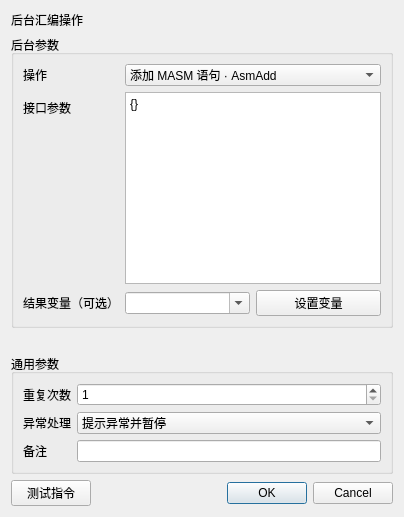
<?xml version="1.0" encoding="UTF-8"?><ui version="4.0"><class>InstructionEditor</class><widget class="QDialog" name="InstructionEditor"><layout class="QVBoxLayout" name="rootLayout"><item><widget class="QLabel" name="titleLabel"><property name="text"><string>后台汇编操作</string></property></widget></item><item><widget class="QGroupBox" name="parameterGroupBox"><property name="title"><string>后台参数</string></property><layout class="QFormLayout" name="parameterFormLayout"><item row="0" column="0"><widget class="QLabel" name="label_0"><property name="text"><string>操作</string></property></widget></item><item row="0" column="1"><widget class="QComboBox" name="parameter_0"><item><property name="text"><string>添加 MASM 语句 · AsmAdd</string></property></item><item><property name="text"><string>清空 MASM 语句 · AsmClear</string></property></item><item><property name="text"><string>执行 MASM · AsmCall</string></property></item><item><property name="text"><string>执行 MASM 并指定参数 · AsmCallEx</string></property></item><item><property name="text"><string>MASM 转机器码 · Assemble</string></property></item><item><property name="text"><string>机器码转 MASM · DisAssemble</string></property></item><item><property name="text"><string>设置汇编执行超时 · AsmSetTimeout</string></property></item></widget></item><item row="1" column="0"><widget class="QLabel" name="label_1"><property name="text"><string>接口参数</string></property></widget></item><item row="1" column="1"><widget class="QPlainTextEdit" name="parameter_1"><property name="plainText"><string>{}</string></property></widget></item><item row="2" column="0"><widget class="QLabel" name="label_2"><property name="text"><string>结果变量（可选）</string></property></widget></item><item row="2" column="1"><layout class="QHBoxLayout" name="fieldLayout_2"><item><widget class="QComboBox" name="parameter_2"><property name="editable"><bool>true</bool></property></widget></item><item><widget class="QPushButton" name="auxiliary_2"><property name="text"><string>设置变量</string></property></widget></item></layout></item></layout></widget></item><item><spacer name="verticalSpacer"><property name="orientation"><enum>Qt::Vertical</enum></property><property name="sizeHint" stdset="0"><size><width>20</width><height>20</height></size></property></spacer></item>
<item><widget class="QGroupBox" name="commonGroupBox"><property name="title"><string>通用参数</string></property><layout class="QFormLayout" name="commonFormLayout">
<item row="0" column="0"><widget class="QLabel" name="repeatLabel"><property name="text"><string>重复次数</string></property></widget></item><item row="0" column="1"><widget class="QSpinBox" name="repeatSpinBox"><property name="minimum"><number>1</number></property><property name="maximum"><number>999999</number></property><property name="value"><number>1</number></property></widget></item>
<item row="1" column="0"><widget class="QLabel" name="errorPolicyLabel"><property name="text"><string>异常处理</string></property></widget></item><item row="1" column="1"><widget class="QComboBox" name="errorPolicyComboBox"><item><property name="text"><string>自动跳过</string></property></item><item><property name="text"><string>提示异常并暂停</string></property></item><item><property name="text"><string>提示异常并停止</string></property></item><property name="currentIndex"><number>1</number></property></widget></item>
<item row="2" column="0"><widget class="QLabel" name="noteLabel"><property name="text"><string>备注</string></property></widget></item><item row="2" column="1"><widget class="QLineEdit" name="noteEdit"/></item>
</layout></widget></item>
<item><layout class="QHBoxLayout" name="footerLayout"><item><widget class="QPushButton" name="testButton"><property name="text"><string>测试指令</string></property></widget></item><item><spacer name="footerSpacer"><property name="orientation"><enum>Qt::Horizontal</enum></property><property name="sizeHint" stdset="0"><size><width>40</width><height>20</height></size></property></spacer></item><item><widget class="QDialogButtonBox" name="buttonBox"><property name="standardButtons"><set>QDialogButtonBox::Cancel|QDialogButtonBox::Ok</set></property></widget></item></layout></item>
</layout></widget><resources/><connections/></ui>
